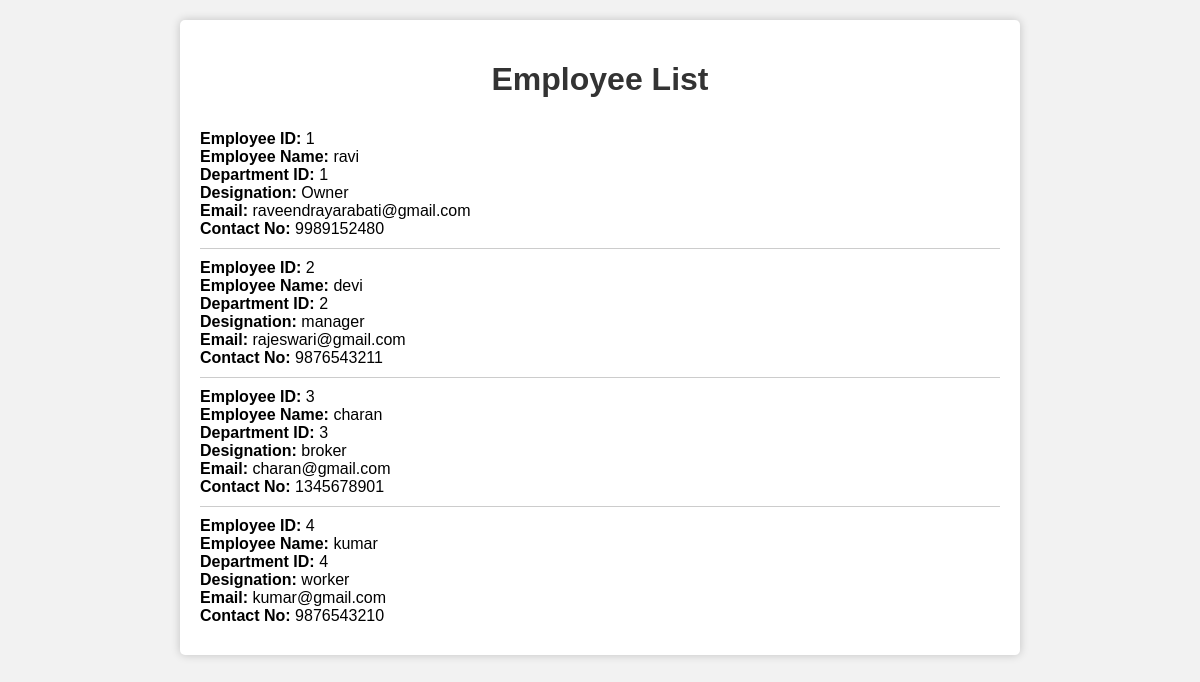
The page /employees on the database its author committed.
### tables this page shows
CREATE TABLE Employee_Details (
EmployeeID int primary key,
Employee_Name varchar(50),
DepartmentID int,
Designation varchar(50),
Email varchar(50),
Contact_No int);

### app.py (the view)
@app.route('/employees', methods=['GET','POST'])
def show_employees():
    emp=Employee()
    data=emp.show_employees()
    return render_template('showemployees.html',employees=data)

### employee.py (called while the page is built)
    def show_employees(self):
        conn=sqlite3.connect('pms.db')
        cur=conn.cursor()
        cur.execute('''select * from Employee_Details''')
        data=[]
        for i in cur.fetchall():
            context={}
            context['EmployeeID']=i[0]
            context['EmployeeName']=i[1]
            context['DepartmentID']=i[2]
            context['Designation']=i[3]
            context['Email']=i[4]
            context['ContactNo']=i[5]
            data.append(context)
        return data

### templates/showemployees.html (shortened to what this page needs)
<!DOCTYPE html>
<html>
<head>
</head>
<body>
    <div class="container">
        <h1>Employee List</h1>
        <ul class="employee-list">
            {% for employee in employees %}
            <li class="employee-item">
                <strong>Employee ID:</strong> {{ employee.EmployeeID }}<br>
                <strong>Employee Name:</strong> {{ employee.EmployeeName }}<br>
                <strong>Department ID:</strong> {{ employee.DepartmentID }}<br>
                <strong>Designation:</strong> {{ employee.Designation }}<br>
                <strong>Email:</strong> {{ employee.Email }}<br>
                <strong>Contact No:</strong> {{ employee.ContactNo }}
            </li>
            {% endfor %}
        </ul>
    </div>
</body>
</html>

### templates/showemployees.html (style rules this page uses)
body { font-family: Arial, sans-serif; margin: 0; padding: 20px; background-color: #f2f2f2; }
h1 { color: #333; text-align: center; }
.container { max-width: 800px; margin: 0 auto; background-color: #fff; padding: 20px; border-radius: 5px; box-shadow: 0 0 10px rgba(0, 0, 0, 0.2); }
.employee-list { list-style: none; padding: 0; margin: 0; }
.employee-item { border-bottom: 1px solid #ccc; padding: 10px 0; }
.employee-item:last-child { border-bottom: none; }

### rows shown on the page
Employee_Details: EmployeeID "1", EmployeeName "ravi", DepartmentID "1", Designation "Owner", Email "raveendrayarabati@gmail.com", ContactNo "9989152480"
Employee_Details: EmployeeID "2", EmployeeName "devi", DepartmentID "2", Designation "manager", Email "rajeswari@gmail.com", ContactNo "9876543211"
Employee_Details: EmployeeID "3", EmployeeName "charan", DepartmentID "3", Designation "broker", Email "charan@gmail.com", ContactNo "1345678901"
Employee_Details: EmployeeID "4", EmployeeName "kumar", DepartmentID "4", Designation "worker", Email "kumar@gmail.com", ContactNo "9876543210"
